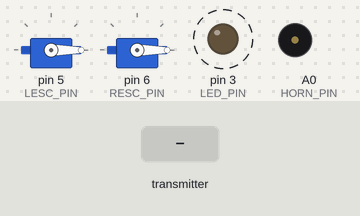
The sketch below on a simulated Arduino Uno, built with avr-gcc and run on an emulated ATmega328P. Parts: 2 × servo, output pins drawn as LEDs (lit = HIGH), buzzer (waves = sounding). Dashed ring = blinking. The test bench sets the inputs (shaded band). No radio packets arrive unless stated.

Above: at 1.8 s.
1.9 s: the transmitter starts sending motorLeftSpeed = 256
At 2.4 s:
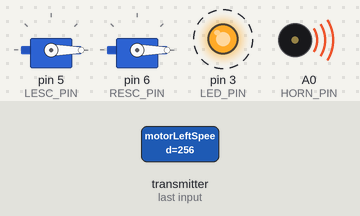
5.9 s: the transmitter starts sending motorRightSpeed = 256
At 6.4 s:
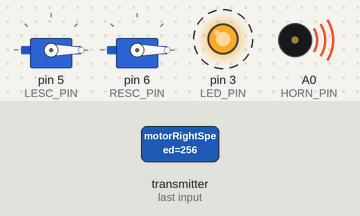
9.9 s: the transmitter starts sending leftButton = 1
At 10.5 s:
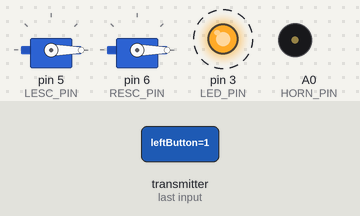
13.4 s: the transmitter starts sending rightButton = 1
At 14.5 s:
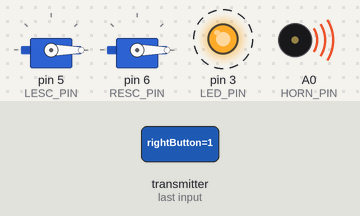
17.4 s: the transmitter starts sending motorLeftSpeed = 0
At 18.6 s:
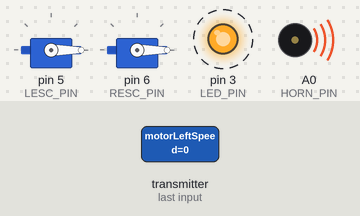
21.4 s: the transmitter starts sending leftButton = 0
Timing chart, 0 to 26.4 s (numbered marks = the images above; inputs shaded):
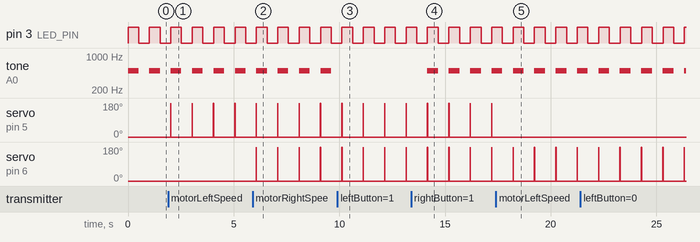

The sketch:

Boat_Code.ino
```cpp
#include <SPI.h>
#include <nRF24L01.h>
#include <RF24.h>
#include <Servo.h>

const int CE_PIN = 9;
const int CSN_PIN = 10;

const int LESC_PIN = 5;
const int RESC_PIN = 6;

const int LED_PIN = 3;

const int HORN_PIN = A0;
int HORN_FREQ = 500;


RF24 radio(CE_PIN, CSN_PIN);
const byte address[6] = "80085";


struct PacketData {
  int motorLeftSpeed;
  int motorRightSpeed;
  bool leftButton;
  bool rightButton;
};

PacketData rxData = {0, 0, false, false};

Servo LESC;
Servo RESC;

bool lightOn = false;

void setup() {
  Serial.begin(9600);

  pinMode(LED_PIN, OUTPUT);
  pinMode(HORN_PIN, OUTPUT);

  radio.begin();

  if (!radio.begin()) {
    Serial.println("Radio hardware error!");
    while (1);
  }

  radio.setPALevel(RF24_PA_LOW);
  radio.setPayloadSize(sizeof(PacketData));
  radio.openReadingPipe(0, address);
  radio.startListening();

  LESC.attach(LESC_PIN, 1000, 2000);
  RESC.attach(RESC_PIN, 1000, 2000);

  digitalWrite(LED_PIN, LOW);


}

void loop() {

  if (radio.available()) {
    radio.read(&rxData, sizeof(PacketData));
    int leftPower = rxData.motorLeftSpeed;
    int rightPower = rxData.motorRightSpeed;
    bool lightButton = rxData.leftButton;
    bool hornStatus = rxData.rightButton;

    LESC.write(leftPower);
    RESC.write(rightPower);

    if (lightButton == true) {

      if (lightOn == true) {
        lightOn = false;
      }
      else lightOn = true;
    }
    if (lightOn == true) digitalWrite(LED_PIN, HIGH);
    if (hornStatus == true) tone(HORN_PIN, HORN_FREQ);
    delay(10);
  }
  else {
    RESC.write(0);
    LESC.write(0);
    if (lightOn == false) {
      digitalWrite(LED_PIN, HIGH);
      tone(HORN_PIN, HORN_FREQ);
      lightOn = true;
    }
    delay(500);
    if (lightOn == true) {
      lightOn = false;
      digitalWrite(LED_PIN, LOW);
      noTone(HORN_PIN);
    }
    delay(500);
  }
}
```

Measured:
- after the input at 1.9 s, servo on pin 5 (LESC_PIN): alternates 180° for 0.01 s and 0° for 1.0 s, starting after 0.12 s
- after the input at 5.9 s, servo on pin 6 (RESC_PIN): alternates 180° for 0.01 s and 0° for 1.0 s, starting after 0.17 s
- after the input at 9.9 s, tone on A0 (HORN_PIN): stops changing and stays silent
- after the input at 13.4 s, tone on A0 (HORN_PIN): alternates 500 Hz for 0.51 s and silent for 0.50 s, starting after 0.77 s
- after the input at 17.4 s, servo on pin 5 (LESC_PIN): stops changing and stays 0°
- by itself, pin 3 (LED_PIN): alternates HIGH for 0.50 s and LOW for 0.51 s
- by itself, tone on A0 (HORN_PIN): alternates 500 Hz for 0.50 s and silent for 0.51 s
